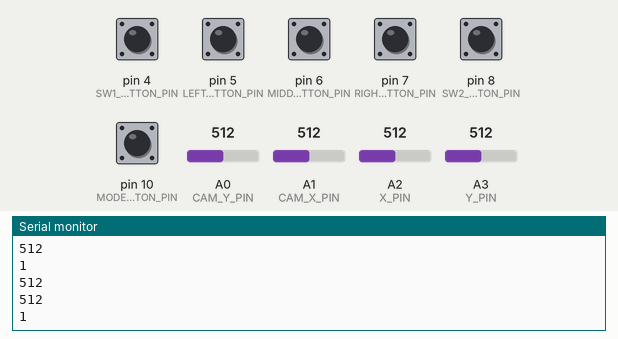
A sketch run on a simulated Arduino Uno, built with avr-gcc and run on an emulated ATmega328P. On the bench: the last lines printed to the serial monitor. The inputs (shaded band) are chosen by the test bench; at power-on: pin 4 (SW1_BUTTON_PIN), pin 8 (SW2_BUTTON_PIN), pin 10 (MODE_BUTTON_PIN) HIGH, pin 5 (LEFT_BUTTON_PIN), pin 6 (MIDDLE_BUTTON_PIN), pin 7 (RIGHT_BUTTON_PIN) LOW, A2 (X_PIN) = 512, A3 (Y_PIN) = 512, A0 (CAM_Y_PIN) = 512, A1 (CAM_X_PIN) = 512.

Above: at 1.2 s.
1.3 s: A2 (X_PIN) set to 390
At 2.1 s:
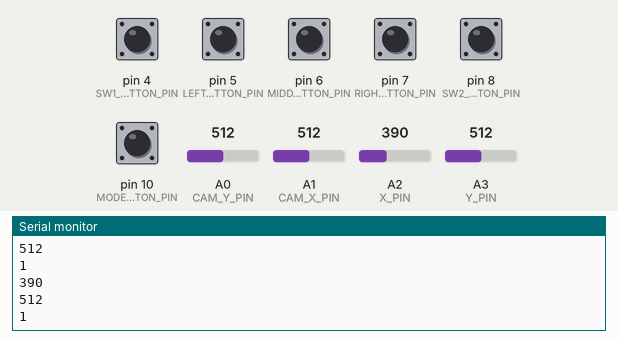
2.8 s: A3 (Y_PIN) set to 716
At 2.96 s:
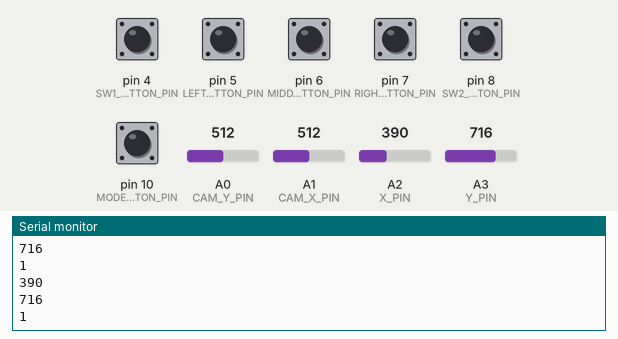
4.3 s: pin 4 (SW1_BUTTON_PIN) pulled LOW for 0.15 s
5.9 s: A2 (X_PIN) set to 410
At 5.98 s:
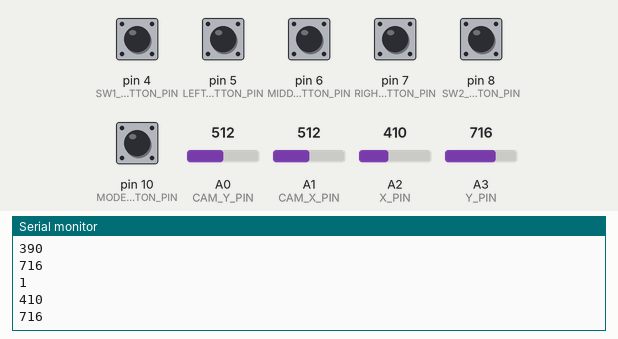
7.4 s: A3 (Y_PIN) set to 992
At 7.44 s:
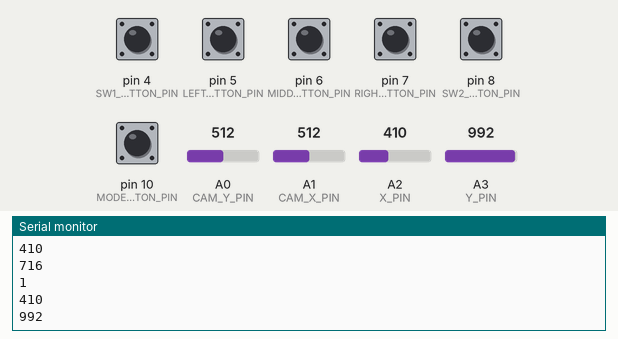
Timing chart, 0 to 9.9 s (numbered marks = the images above; inputs shaded):
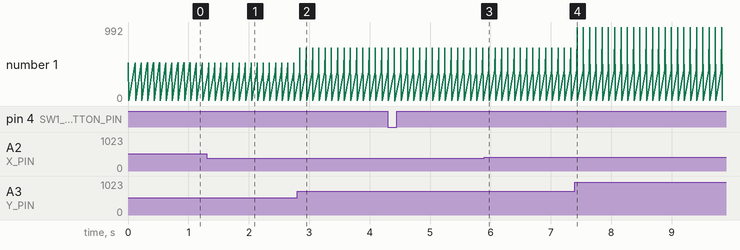

The sketch:

kontrolerArduino_v4.ino
```cpp
 #include <SoftwareSerial.h>

const int MIDDLE_BUTTON_PIN=6;
const int RIGHT_BUTTON_PIN=7;
const int LEFT_BUTTON_PIN=5;
const int SW1_BUTTON_PIN=4;
const int SW2_BUTTON_PIN=8;
const int MODE_BUTTON_PIN=10;
const int X_PIN=A2, Y_PIN=A3;

int xSW1, ySW1;
byte movementSend=3;
bool movementChanged=false;

const int CAM_X_PIN=A1, CAM_Y_PIN=A0;
int xSW2,ySW2;
byte camSend=8;
bool camChanged=false;

int middleButton=0, rightButton=0, leftButton=0, sw1Button=0, sw2Button=0,modeButton=0;
long long lastsw1Button=0, lastsw2Button=0, lastrightButton=0, lastleftButton=0, lastMiddleButton=0, lastModeSwitch=0;
int previousModeButton=0;
bool registerLR;
SoftwareSerial esp(2, 3); // TX, RX

void setup() {
  pinMode(MIDDLE_BUTTON_PIN, INPUT);
  pinMode(RIGHT_BUTTON_PIN, INPUT);
  pinMode(LEFT_BUTTON_PIN, INPUT);
  pinMode(SW1_BUTTON_PIN, INPUT_PULLUP);
  pinMode(SW2_BUTTON_PIN, INPUT_PULLUP);
  pinMode(MODE_BUTTON_PIN, INPUT_PULLUP);

  esp.begin(9600);
  Serial.begin(9600);
}

void loop() {
  xSW1=analogRead(X_PIN);
  Serial.println();
  Serial.println(xSW1);
  ySW1=analogRead(Y_PIN);
  Serial.println(ySW1);
  Serial.println();
  xSW2=analogRead(CAM_X_PIN);
  ySW2=analogRead(CAM_Y_PIN);

  middleButton=digitalRead(MIDDLE_BUTTON_PIN);//reading values
  rightButton=digitalRead(RIGHT_BUTTON_PIN);
  leftButton=digitalRead(LEFT_BUTTON_PIN);
  sw1Button=digitalRead(SW1_BUTTON_PIN);
  Serial.println(sw1Button);
  sw2Button=digitalRead(SW2_BUTTON_PIN);

  previousModeButton=modeButton;
  modeButton=digitalRead(MODE_BUTTON_PIN);
  //Serial.println(modeButton);

  if(modeButton!=previousModeButton){
    previousModeButton=modeButton;
    esp.println(100);
    Serial.println("menja");
  }

  registerLR=true;
  if(leftButton==1 && rightButton==1 && millis()-lastModeSwitch>1000){
    registerLR=false;
    esp.println(10);
    lastModeSwitch=millis();
  }
  if(middleButton==1 && millis()-lastMiddleButton>300){
    esp.println(11);
    lastMiddleButton=millis();
  }
  if(rightButton==1 && millis()-lastrightButton>300 && millis()-lastModeSwitch>1000 && registerLR){
    esp.println(12);
    lastrightButton=millis();
  }//turn on/off car light
  if(leftButton==1 && millis()-lastleftButton>300 && millis()-lastModeSwitch>1000 &&  registerLR){
    esp.println(13);
    lastleftButton=millis();
  }//change speed
  if(sw1Button==0 && millis()-lastsw1Button>1000 && millis()-lastModeSwitch>1000){
    esp.println(14);//org 14
    //Serial.println("dugme");
    lastsw1Button=millis();
  }//for rain Sensor Car
  if(sw2Button==0 && millis()-lastsw2Button>1000 && millis()-lastModeSwitch>1000){
    esp.println(15);//org 15
    //Serial.println("dugme2");
    lastsw2Button=millis();
  }//for ground Sensor Car

  movementChanged=false;
  if(ySW1>400 && ySW1<700 && xSW1>400 && xSW1<700 && movementSend!=5){
    movementSend=5;
    movementChanged=true;
  }else if(ySW1>700){
    movementSend=2;
    movementChanged=true;
  }else if(ySW1<300){
    movementSend=1;
    movementChanged=true;
  }else if(xSW1>700 && ySW1>400 && ySW1<700){
    movementSend=4;
    movementChanged=true;
  }else if(xSW1<300 && ySW1>400 && ySW1<700){
    movementSend=3;
    movementChanged=true;
  }
  if(movementChanged){
    esp.println(movementSend);
  }//sistem za da uglavnom ne prakja celo vreme nego samo ako nova vrednost e razlichna od proshlu

  camChanged=false;
  if(ySW2>400 && ySW2<700 && xSW2>400 && xSW2<700 && camSend!=50){
    camSend=50;
    camChanged=true;
  }else if(ySW2>700){
    camSend=52;
    camChanged=true;
  }else if(ySW2<300){
    camSend=51;
    camChanged=true;
  }else if(xSW2>700 && ySW2>400 && ySW2<700){
    camSend=54;
    camChanged=true;
  }else if(xSW2<300 && ySW2>400 && ySW2<700){
    camSend=53;
    camChanged=true;
  }
  if(camChanged){
    esp.println(camSend);
  }
  delay(100);
}
```

Measured:
- after the input at 1.3 s, the serial monitor: prints a new line at once (image 1)
- after the input at 2.8 s, the serial monitor: prints a new line after 0.05 s (image 2)
- after the input at 5.9 s, the serial monitor: prints a new line after 0.07 s (image 3)
- after the input at 7.4 s, the serial monitor: prints a new line at once (image 4)
